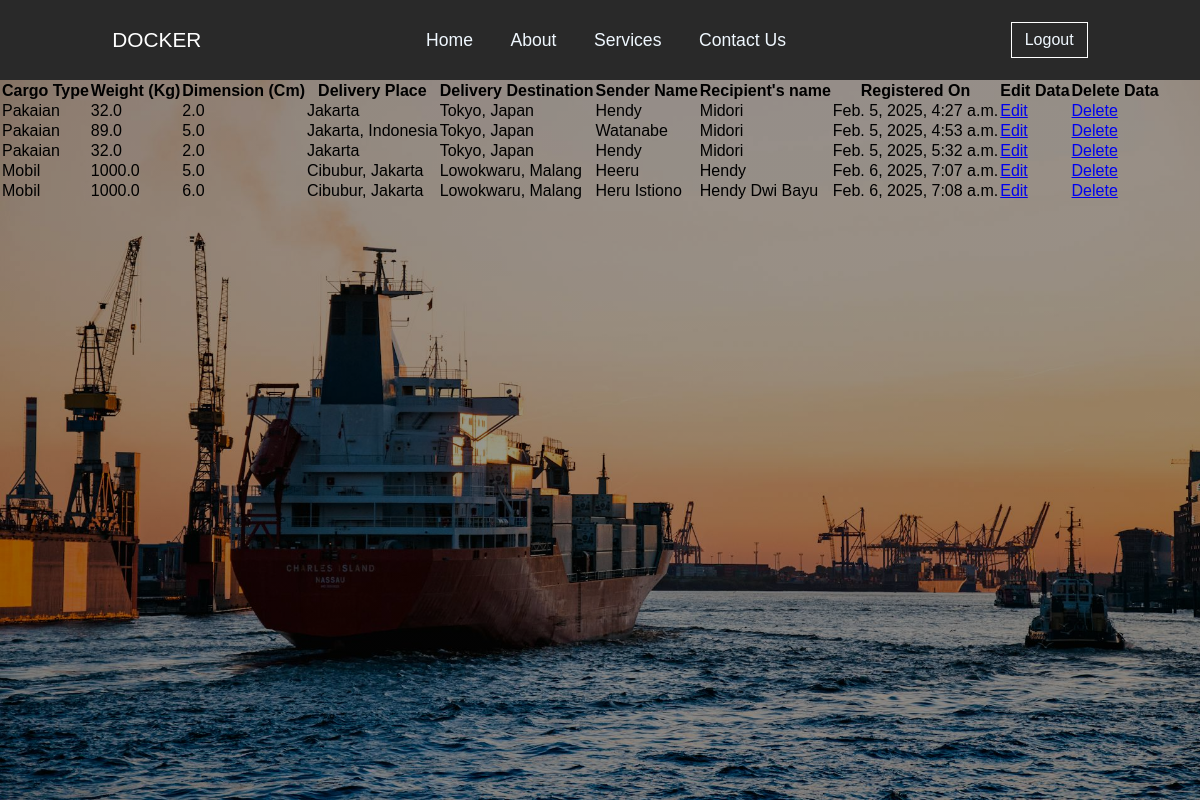
Screenshot of /cargo/ (signed in) with the database file from the repository.
### myapp/models.py (models this page shows, shortened)
class Cargo(models.Model):
    user = models.ForeignKey(User, on_delete=models.CASCADE)
    jenis_cargo = models.CharField(max_length=100)
    berat = models.FloatField()
    ukuran = models.FloatField()
    agen_pengiriman = models.CharField(max_length=100)
    tujuan_pengiriman = models.CharField(max_length=100)
    nama_pengirim = models.CharField(max_length=100)
    nama_penerima = models.CharField(max_length=100)
    created_at = models.DateTimeField(auto_now_add=True)

### myapp/views.py (the view)
# urls.py: path('cargo/', views.check_cargo, name='check_cargo'),
@login_required
def check_cargo(request):
    cargos = Cargo.objects.filter(user=request.user)
    return render(request, 'check_cargo.html', {'cargos': cargos})

### template/check_cargo.html (shortened to what this page needs)
{% load static %}
<!DOCTYPE html>
<html lang="en">
  <head>
    <link rel="stylesheet" href="{% static 'assets/css/check_cargo.css' %}" />
  </head>
  <body>
    <div class="content">
      <div class="tab">
        <p>DOCKER</p>
        <ul>
          <li><a href="/">Home</a></li>
          <li><a href="#">About</a></li>
          <li><a href="#">Services</a></li>
          <li><a href="#">Contact Us</a></li>
        </ul>
        {% if user.is_authenticated %}
        <a class="user" href="logout">Logout</a>
        {% else %}
        <a class="user" href="register">Register</a>
        {% endif %}
      </div>
      <table>
        <thead>
          <tr>
            <th>Cargo Type</th>
            <th>Weight (Kg)</th>
            <th>Dimension (Cm)</th>
            <th>Delivery Place</th>
            <th>Delivery Destination</th>
            <th>Sender Name</th>
            <th>Recipient's name</th>
            <th>Registered On</th>
            <th>Edit Data</th>
            <th>Delete Data</th>
          </tr>
        </thead>
        <tbody>
          {% for cargo in cargos %}
          <tr>
            <td>{{cargo.jenis_cargo}}</td>
            <td>{{cargo.berat}}</td>
            <td>{{cargo.ukuran}}</td>
            <td>{{cargo.agen_pengiriman}}</td>
            <td>{{cargo.tujuan_pengiriman}}</td>
            <td>{{cargo.nama_pengirim}}</td>
            <td>{{cargo.nama_penerima}}</td>
            <td>{{cargo.created_at}}</td>
            <td><a href="{% url 'edit_cargo' cargo.id %}">Edit</a></td>
            <td><a href="{% url 'delete_cargo' cargo.id %}">Delete</a></td>
          </tr>
          {% endfor %}
        </tbody>
      </table>
    </div>
  </body>
</html>

### static/assets/css/check_cargo.css (style rules this page uses)
* { padding: 0; margin: 0; box-sizing: border-box; font-family: Arial, Helvetica, sans-serif; }
.content { height: 100vh; width: 100%; background: linear-gradient(rgba(0, 0, 0, 0.4), rgba(0, 0, 0, 0.4)), url(../images/pexels-mdx014-799091.jpg); background-position: 0 65%; background-size: cover; }
.tab { display: flex; background: rgb(41, 41, 41); justify-content: space-around; color: rgb(255, 255, 255); height: 10%; align-items: center; }
.tab p { font-size: 1.3em; }
.tab ul { list-style: none; display: flex; width: 30%; justify-content: space-between; }
.tab ul li a { text-decoration: none; color: aliceblue; font-size: 1.1em; }
.tab a.user { text-decoration: none; color: aliceblue; border: 1px solid #fff; padding: 8px 13px; transition: 0.3s; }

### rows the page displays
Cargo: jenis_cargo "Pakaian", berat "32.0", ukuran "2.0", agen_pengiriman "Jakarta", tujuan_pengiriman "Tokyo, Japan", nama_pengirim "Hendy", nama_penerima "Midori", created_at "Feb. 5, 2025, 4:27 a.m."
Cargo: jenis_cargo "Pakaian", berat "89.0", ukuran "5.0", agen_pengiriman "Jakarta, Indonesia", tujuan_pengiriman "Tokyo, Japan", nama_pengirim "Watanabe", nama_penerima "Midori", created_at "Feb. 5, 2025, 4:53 a.m."
Cargo: jenis_cargo "Pakaian", berat "32.0", ukuran "2.0", agen_pengiriman "Jakarta", tujuan_pengiriman "Tokyo, Japan", nama_pengirim "Hendy", nama_penerima "Midori", created_at "Feb. 5, 2025, 5:32 a.m."
Cargo: jenis_cargo "Mobil", berat "1000.0", ukuran "5.0", agen_pengiriman "Cibubur, Jakarta", tujuan_pengiriman "Lowokwaru, Malang", nama_pengirim "Heeru", nama_penerima "Hendy", created_at "Feb. 6, 2025, 7:07 a.m."
Cargo: jenis_cargo "Mobil", berat "1000.0", ukuran "6.0", agen_pengiriman "Cibubur, Jakarta", tujuan_pengiriman "Lowokwaru, Malang", nama_pengirim "Heru Istiono", nama_penerima "Hendy Dwi Bayu", created_at "Feb. 6, 2025, 7:08 a.m."
